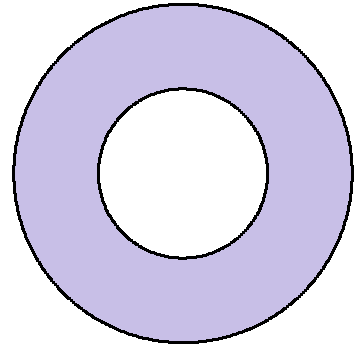
#> input picture circles.png, 358 x 346 px
$ python shoot_antibalistic.py
#> lines starting #> are read from the running program, lines starting #| are printed output that depends on the picture; after the words box and inside, x2 and y2 are one past the last pixel; in counts of white or black regions, pixels touching at a corner belong together
####Samvandha Pathak May 2020####
####Anti balistic missile using particle filter to predict the missile####
import numpy as np
import cv2 as cv
import os
import random
from numpy.random import uniform
import scipy.stats
import time
os.chdir(r'/home/samvandha/Desktop')
img = cv.imread("circles1.png")
img_missile = cv.imread("missile.png")
(x1,y1) = 200,200
(x2,y2) = x1 + 70, y1+ 20
radars = np.array([[200,300],[300,200], [400,300], [300, 400]])
print("Radars:", radars[:,0])
old_x, old_y = 0,0
allslopes = []
N = 2000
x_range = np.array([0,600])
y_range = np.array([0,600])
def create_particles(x_range, y_range,N):
    particles = np.empty((N,2))
    particles[:,0] = uniform(x_range[0], x_range[1], size = N)
    particles[:,1] = uniform(y_range[0], y_range[1], size = N)
    return(particles)

def missile_proj(x,y, tag):
    slope = allslopes[tag]
    x = x+ 1
    y = y + slope
    return(x,y)

def generate_proj(x,y):
    global allslopes
    if x == 0:
        if y < 100 :
            slope = 2
        elif 100 < y < 200:
            slope = random.randint(1,1)
        elif 400<y<500:
            slope = -random.randint(1,1)
        elif 500<y<600:
            slope = -2
        else:
            slope = 0
        allslopes.append(slope)
    return()
tag = 0
def missilelaunch():
    global old_x,old_y
    global tag
    if (old_x, old_y) == (0,0):
        x = 0
        y = random.randint(0,600)
        x , y = 0, y
        old_x = x
        old_y = y
        tag = 0
        generate_proj(x,y)
        print("Projectile generated")
    else:
        old_x, old_y = missile_proj(old_x,old_y, tag)
    return(old_x,old_y)

def update(particles, weights, z, R, lands):
    weights.fill(1.)
    for i, land in enumerate(lands):
        distance = np.power((particles[:,0] - land[0])**2 + (particles[:,1] - land[1])**2,0.5)
        weights *= scipy.stats.norm(distance, R).pdf(z[i])
    weights += 1.e-300
    weights /= sum(weights)

def estimate_distance(x,y,x1,y1):
    global radars
    distance = np.empty((len(radars), 1))
    angle = np.empty((len(radars),1))
    est_center = np.empty((len(radars),2))
    for i in range(len(radars)):
        distance[i] = ((radars[i][0]-(x+x1)/2)**2+(radars[i][1]-(y+y1)/2)**2)**0.5
        if random.random()<0.5:
            distance[i] = distance[i] + np.random.random()/10 ###This is the error we are assuming in the measurement
            angle[i] = np.arctan2((radars[i][0]-(x+x1)/2),(radars[i][1]-(y+y1)/2)) + np.random.random()/100 #error in angle
        else:
            distance[i] = distance[i] - np.random.random()/10 ###This is the error we are assuming in the measurement
            angle[i] = np.arctan2((radars[i][0]-(x+x1)/2),(radars[i][1]-(y+y1)/2)) - np.random.random()/100 #error in angle
        est_center[i][0] = radars[i][0] - np.sin(angle[i])*distance[i]
        est_center[i][1] = radars[i][1] - np.cos(angle[i])*distance[i]
    x = 0
    y = 0
    for i in range(len(est_center)):
        x += est_center[i][0]
        y += est_center[i][1]
    x = x/len(est_center)
    y = y /len(est_center)
    return(distance, x, y)

particles = create_particles(x_range, y_range, N)
oldxc1 = 0
oldyc1 = 0
def init_shoot(hitx,hity):
    angle = np.arctan2((hity-300),(hitx-300))
    init = 1
    target_dist = ((hitx-300)**2+(hity-300)**2)**0.5
    return(init, angle, target_dist)

def resample1(particles, weights, center):
    new_particles = np.empty((N,2))
    new_weights = np.array([0.000001]*N)
    avg_weight = np.sum(weights)/len(weights)
    for i in range(len(weights)):
        if avg_weight < weights[i]:
            new_particles[i] = particles[i]
            new_weights[i] = weights[i]
        else:
            h = random.random()
            if h < 0.25:
                new_particles[i] = [center[0][0] + 10*np.random.random(), center[0][1] + 10*np.random.random()]
                new_weights[i] = avg_weight - 1*np.random.random()
            elif 0.25 < h < 0.5:
                new_particles[i] = [center[0][0] + 10*np.random.random(), center[0][1] - 10*np.random.random()]
                new_weights[i] = avg_weight - 1*np.random.random()
            elif 0.5 < h < 0.75:
                new_particles[i] = [center[0][0] - 10*np.random.random(), center[0][1] + 10*np.random.random()]
                new_weights[i] = avg_weight - 1*np.random.random()
            else:
                new_particles[i] = [center[0][0] - 10*np.random.random(), center[0][1] - 10*np.random.random()]
                new_weights[i] = avg_weight - 1*np.random.random()
    weights = new_weights
    particles = new_particles
    return(particles,weights)

def shoot(sx,sy,angle, target_dist, frames, count):
    global frame_count
    k = target_dist/(1*frames)
    frame_count += 1
    sx += k*np.cos(angle)
    sy += k*np.sin(angle)
    return(sx, sy, frame_count)

def predict_tra_missile(useful_trajectory):
    theta = 0
    samples = 100
    for i in range(samples):
        j = random.randint(0, len(useful_trajectory)-1)
        theta += np.arctan2((useful_trajectory[j][0]-useful_trajectory[0][0]),(useful_trajectory[j][1]-useful_trajectory[0][1]))
    theta /= samples
    return(theta)

init = 0
sx = 300
sy = 300
trajectory= []
point_decided = 0
point_decided1 = 0
inside = 0
collision = 0
frame_count = 0
while(collision == 0):
    img = cv.imread("circles.png")
#> img is the input picture: shape (346, 358, 3); mean B, G, R 232, 211, 215.7
    img = cv.resize(img, (600,600), interpolation = cv.INTER_AREA)
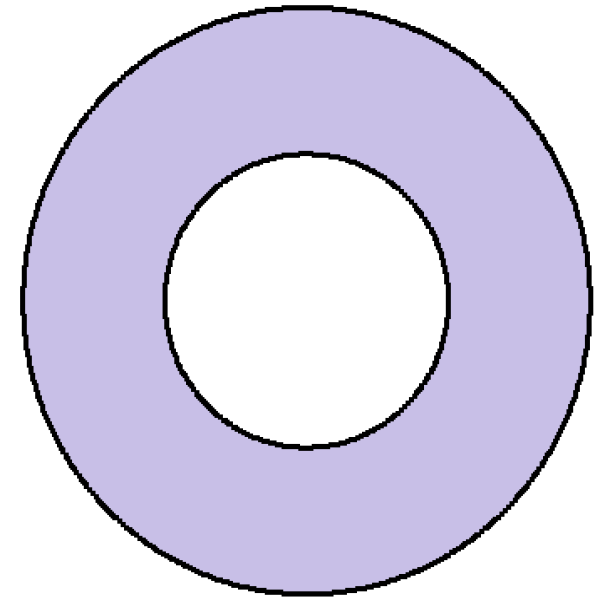
#> img: shape (600, 600, 3); mean B, G, R 232, 211, 215.7
    x, y = missilelaunch()
    (x2,y2) = x + 30, y+ 10
    cv.rectangle(img,(x,y),(x2,y2),(0,0,255), -1)
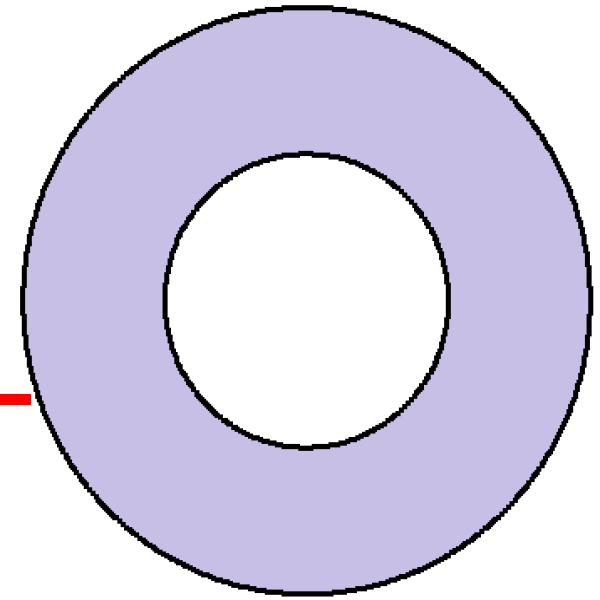
#> img: shape (600, 600, 3); 0.09% of pixels changed, all inside (x1, y1, x2, y2) = (0, 394, 31, 405)
    distance, xc1, yc1 = estimate_distance(x,y,x2,y2)
    particles[:,0] -= oldxc1-xc1
    particles[:,1] -= oldyc1-yc1
    cv.circle(img, (int(xc1),int(yc1)), 5, (0,255,0), -1)
#> img: shape (600, 600, 3); 0.02% of pixels changed, all inside (x1, y1, x2, y2) = (10, 393, 21, 404)
    weights = np.array([0.1]*N)
    center = np.array([[xc1,yc1]])
    NL = len(radars)
    zs = (np.linalg.norm(radars - center, axis=1) + (np.random.randn(NL) * 2))
    update(particles, weights, z = zs, R=50, lands = radars)
    particles,weights = resample1(particles, weights, center)
    x_particle = 0
    y_particle = 1
    for particle in particles:
        cv.circle(img, (int(particle[0]),int(particle[1])), 2,(0,255,255), -1)
        x_particle += particle[0]
        y_particle += particle[1]
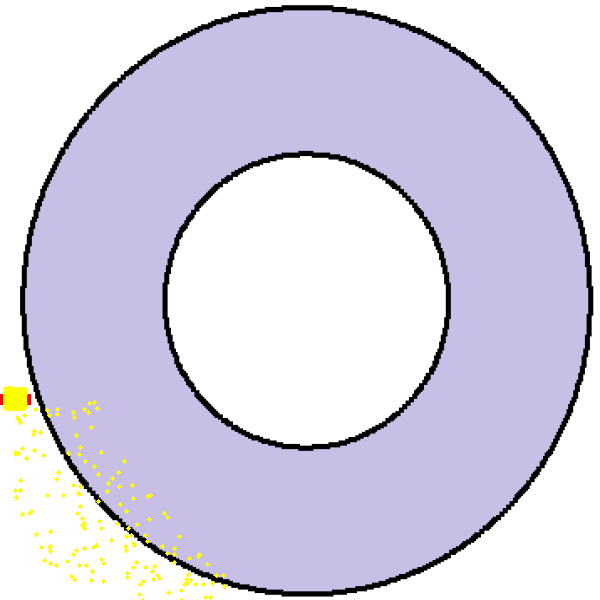
#> img: shape (600, 600, 3); mean B, G, R 230.3, 211.1, 215.9
#> after the loop, x_particle = 44314.3; y_particle = 815834.1
    x_particle /= N
#> x_particle = 22.16
    y_particle /= N
#> y_particle = 407.9
    trajectory.append([x_particle,y_particle])
    trajectory = trajectory[:]
#> trajectory = [[22.16, 407.9]]
    useful_trajectory = trajectory[10:]
#> useful_trajectory = []
    kc1 = ((x_particle-300)**2+(y_particle-300)**2)**0.5
#> kc1 = 298.1
    if kc1 < 250 and  inside == 0:
        #print("Missile has entered dangerous position")
        theta = predict_tra_missile(useful_trajectory)
        for i in range(0, 100, 10):
            h1 = np.sin(theta) * i + x_particle
            h2 = np.cos(theta) * i + y_particle
            cv.circle(img, (int(h1),int(h2)), 3, (100,255,0), -1)
        if point_decided1 == 0:
            hitx = np.sin(theta) * 50 + x_particle
            hity = np.cos(theta) * 50 + y_particle
            point_decided1 = 1
            loop = 1
            new_loops = []
        if point_decided1 == 1:
            loop+= 1
        if point_decided1 == 1 and  -3 < x_particle-hitx < 3 and  -3 < y_particle-hity < 3:
            print("Loops for collision", loop)
            new_loops.append(loop)
    kc = ((x_particle-300)**2+(y_particle-300)**2)**0.5
#> kc = 298.1
    if kc < 180:
        inside = 1
        if len(new_loops) != 0 and inside == 1:
            required_frame = int(sum(new_loops)/len(new_loops))
        else:
            required_frame = 25
        theta = predict_tra_missile(useful_trajectory)
        for i in range(0, 100, 10):
            h1 = np.sin(theta) * i + x_particle
            h2 = np.cos(theta) * i + y_particle
            cv.circle(img, (int(h1),int(h2)), 3, (100,255,0), -1)
        if point_decided == 0:
            hitx = np.sin(theta) * 50 + x_particle
            hity = np.cos(theta) * 50 + y_particle
            point_decided = 1
            init, angle, target_dist = init_shoot(hitx,hity)
        cv.circle(img, (int(hitx),int(hity)), 5, (100,255,200), -1)
    for i in range(len(trajectory)):
        cv.circle(img, (int(trajectory[i][0]), int(trajectory[i][1])), 3, (150,150,100), -1)
#> this loop made 1 pass
#> img: shape (600, 600, 3); 0.01% of pixels changed, all inside (x1, y1, x2, y2) = (19, 404, 26, 411)
    cv.circle(img, (int(x_particle),int(y_particle)), 3, (255,0,0), -1)
#> img: shape (600, 600, 3); mean B, G, R 230.3, 211.1, 215.9
    cv.circle(img, (300,300), 180, (0,0,255), 1)
    cv.circle(img, (300,300), 250, (0,0,255), 1)
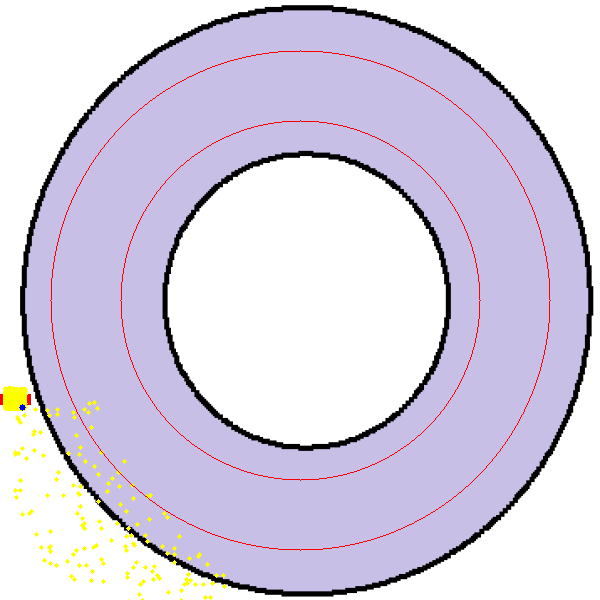
#> img: shape (600, 600, 3); mean B, G, R 228.7, 209.8, 216.2
    cv.circle(img, (300,300), 5, (0,0,255), 1)
#> img: shape (600, 600, 3); 0.01% of pixels changed, all inside (x1, y1, x2, y2) = (295, 295, 306, 306)
    if init == 1:
        sx,sy, frame_count = shoot(sx,sy, angle, target_dist, required_frame, frame_count)
        cv.circle(img, (int(sx),int(sy)), 3, (100,100,100), -1)
        if 0 <(sx-(x+15))<20 and 0<(sy-(y+5))< 10:
            print("Collision")
            collision = 1
            cv.circle(img, (int(sx), int(sy)), 50, (0, 100, 255), -1)
    for i in range(len(radars)):
        cv.circle(img, tuple(radars[i]), 10,(0,100,200), -1)

#> (the run stopped early here; a loop or call above may not have finished)
